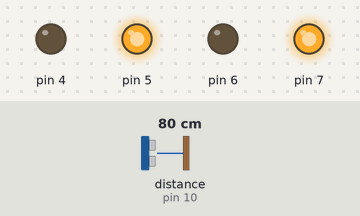
Bench run of a sketch on a simulated Arduino Uno, built with avr-gcc and run on an emulated ATmega328P. Shown: output pins drawn as LEDs (lit = HIGH). Wiring (inferred from the names in the program): ultrasonic range finder: trigger pin 9; echo pin 10. Dashed ring = blinking. The inputs (shaded band) are chosen by the test bench; at power-on: distance to the obstacle (sensor on pin 10) 80 cm. The echo pulse lasts 58.3 µs per cm; pins used as bus, display or sensor lines are not drawn.

Above: at 1.2 s.
1.3 s: distance to the obstacle (sensor on pin 10) set to 23 cm
2.8 s: distance to the obstacle (sensor on pin 10) set to 20 cm
At 4.2 s:
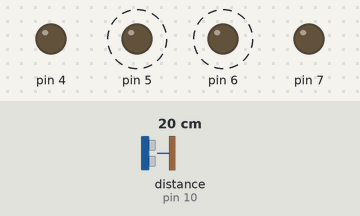
5.8 s: distance to the obstacle (sensor on pin 10) set to 35 cm
At 6.3 s:
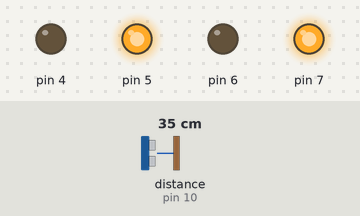
7.3 s: distance to the obstacle (sensor on pin 10) set to 2 cm
At 8.1 s:
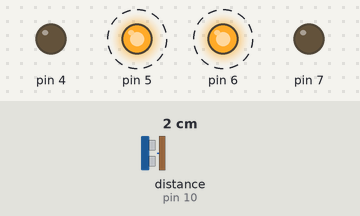
Timing chart, 0 to 11.3 s (numbered marks = the images above; inputs shaded):
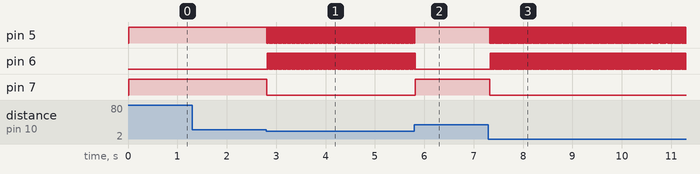

Measured:
- the behaviour switches between 21 and 20 cm on distance to the obstacle (sensor on pin 10) (found by bisection; images 0 and 1)
- after the input at 1.3 s, every drawn part: stays the same
- after the input at 2.8 s, pin 5, pin 6: alternates HIGH for 0.01 s and LOW for 0.01 s, starting at once; pin 7: HIGH → LOW at once
- after the input at 5.8 s, pin 5: goes on until 5.8 s, then stays HIGH; pin 6: goes on until 5.8 s, then stays LOW; pin 7: LOW → HIGH at once
- after the input at 7.3 s, pin 5, pin 6: alternates HIGH for 0.01 s and LOW for 0.01 s, starting at once; pin 7: HIGH → LOW at once

The sketch:

OAR.ino
```cpp
int trigPin = 9;
int echoPin = 10;
int revright = 4;      //REVerse motion of Right motor
int fwdleft = 7;
int revleft= 6;
int fwdright= 5;       //ForWarD motion of Right motor
int c = 0;
//#define servo A5
//void servoPulse(int,int);
//long Ultrasonic_read();
//void forward();
//void Check_side();
//int Set=15;
//int distance_L, distance_F, distance_R;
void setup() {
  //Serial.begin(9600);
   pinMode(5, OUTPUT);
   pinMode(6, OUTPUT);
   pinMode(4, OUTPUT);
   pinMode(7, OUTPUT);
   pinMode(trigPin, OUTPUT);
  pinMode(echoPin, INPUT);
  // put your setup code here, to run once:
  //pinMode(servo, OUTPUT);

 /*for (int angle = 70; angle <= 140; angle += 5)  {
   servoPulse(servo, angle);  }
 for (int angle = 140; angle >= 0; angle -= 5)  {
   servoPulse(servo, angle);  }

 for (int angle = 0; angle <= 70; angle += 5)  {
   servoPulse(servo, angle);  }

  distance_F = Ultrasonic_read();

  delay(500);
}*/
}
void loop() {
  long duration, distance;
  digitalWrite(trigPin,HIGH);
  delayMicroseconds(1000);
  digitalWrite(trigPin, LOW);
  duration=pulseIn(echoPin, HIGH);
  distance =(duration/2)/29.1;
  //Serial.print(distance);
  //Serial.println("CM");
  delay(10);

 // distance_F = Ultrasonic_read();
  /*if(distance_F > Set){
    forward();
  }
  else{
    Check_side();
  }*/
  if((distance>20))
 {
  digitalWrite(5,HIGH);                               //       If you dont get proper movements of your robot,
   digitalWrite(4,LOW);                               //        then alter the pin numbers
   digitalWrite(6,LOW);                               //
   digitalWrite(7,HIGH);                              //
 }

  else if(distance<20)
 {
   digitalWrite(5,LOW);
   digitalWrite(4,LOW);
   digitalWrite(6,LOW);                                  //HIGH
   digitalWrite(7,LOW);
   delay(10);
   digitalWrite(5,HIGH);
   digitalWrite(4,LOW);
   digitalWrite(6,HIGH);                                  //HIGH
   digitalWrite(7,LOW);

 }

 /*else{
   digitalWrite(5,LOW);
   digitalWrite(4,LOW);
   digitalWrite(6,LOW);                                  //HIGH
   digitalWrite(7,LOW);
   delay(10);
   digitalWrite(5,LOW);
   digitalWrite(4,HIGH);
   digitalWrite(6,LOW);                                  //HIGH
   digitalWrite(7,HIGH);
 }*/

}

  /*void servoPulse (int pin, int angle){
    int pwm = (angle*11) + 500;      // Convert angle to microseconds
    digitalWrite(pin, HIGH);
    delayMicroseconds(pwm);
    digitalWrite(pin, LOW);
    delay(50); // Refresh cycle of servo
  }

  long Ultrasonic_read(){
    digitalWrite(trigPin, LOW);
    delayMicroseconds(2);
    digitalWrite(trigPin, HIGH);
    delayMicroseconds(10);
    long time = pulseIn (echoPin, HIGH);
    return time / 29 / 2;
  }

  void compareDistance(){
    if(distance_L > distance_R){
      turnLeft();
      delay(500);
      forward();
      delay(600);
      turnRight();
      delay(500);
      forward();
      delay(600);
      turnRight();
      delay(400);
    }
    else{
      turnRight();
      delay(500);
      forward();
      delay(600);
      turnLeft();
      delay(500);
      forward();
      delay(600);
      turnLeft();
      delay(400);
    }
  }

  void Check_side(){
    Stop();
    delay(100);
    for (int angle = 70; angle <= 140; angle += 5)  {
      servoPulse(servo, angle);
    }
    delay(300);
    distance_R = Ultrasonic_read();
    Serial.print("D R=");
    Serial.println(distance_R);
    delay(100);
    for (int angle = 140; angle >= 0; angle -= 5)  {
      servoPulse(servo, angle);
    }
    delay(500);
    distance_L = Ultrasonic_read();
    Serial.print("D L=");
    Serial.println(distance_L);
    delay(100);
    for (int angle = 0; angle <= 70; angle += 5)  {
      servoPulse(servo, angle);
    }
    delay(300);
    compareDistance();
  }

 void forward(){
   digitalWrite(5,HIGH);                               //       If you dont get proper movements of your robot,
   digitalWrite(4,LOW);                               //        then alter the pin numbers
   digitalWrite(6,LOW);                               //
   digitalWrite(7,HIGH);
 }
 void backward(){
   digitalWrite(5,LOW);                               //       If you dont get proper movements of your robot,
   digitalWrite(4,HIGH);                               //        then alter the pin numbers
   digitalWrite(6,HIGH);                               //
   digitalWrite(7,LOW);
 }
 void turnRight(){
   digitalWrite(5,HIGH);
   digitalWrite(4,LOW);
   digitalWrite(6,HIGH);                                  //HIGH
   digitalWrite(7,LOW);
 }
 void turnLeft(){
   digitalWrite(5,LOW);
   digitalWrite(4,HIGH);
   digitalWrite(6,LOW);                                  //HIGH
   digitalWrite(7,HIGH);
 }
 void Stop(){
   digitalWrite(5,LOW);
   digitalWrite(4,LOW);
   digitalWrite(6,LOW);                                  //HIGH
   digitalWrite(7,LOW);
 }
*/
```
